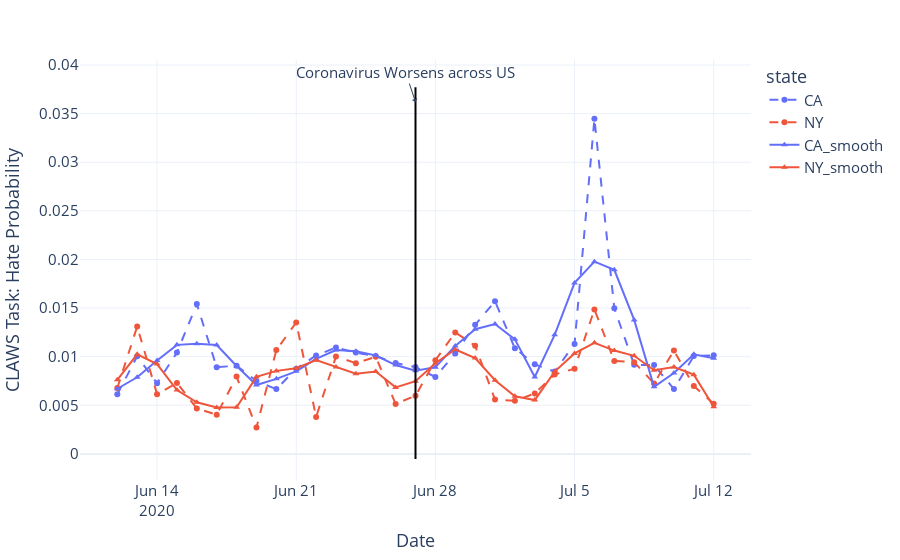

Notebook code cell kept with this figure:
### Markdown cell above
## Avg Hate Prob as COVID-19 is getting worse in US

### Code cell
tmp_df = tmp_dfs['per_state_mean'].copy()
tmp_df = tmp_df[tmp_df.state.isin(['CA', 'NY'])]
event = important_events[6]
fig = get_go_figure(
    tmp_df=tmp_df, 
    events=[important_events[6]],
    half_window_days=15,
    y='hate_prob', 
    title='', 
    resolution='state',
    mode='markers+lines', 
    line= (dict(dash='dash'), dict()),
    font_size=50
)
fig.layout.font.size=15
fig.show()
